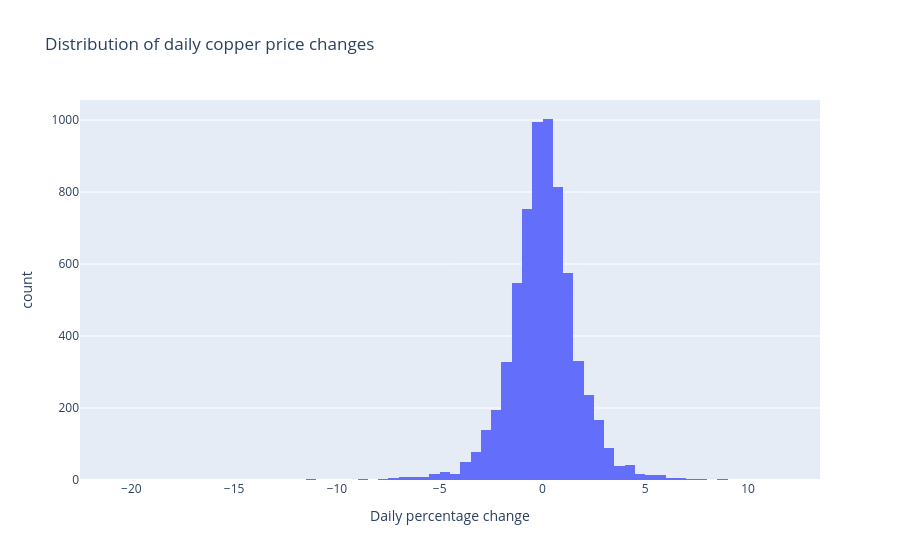
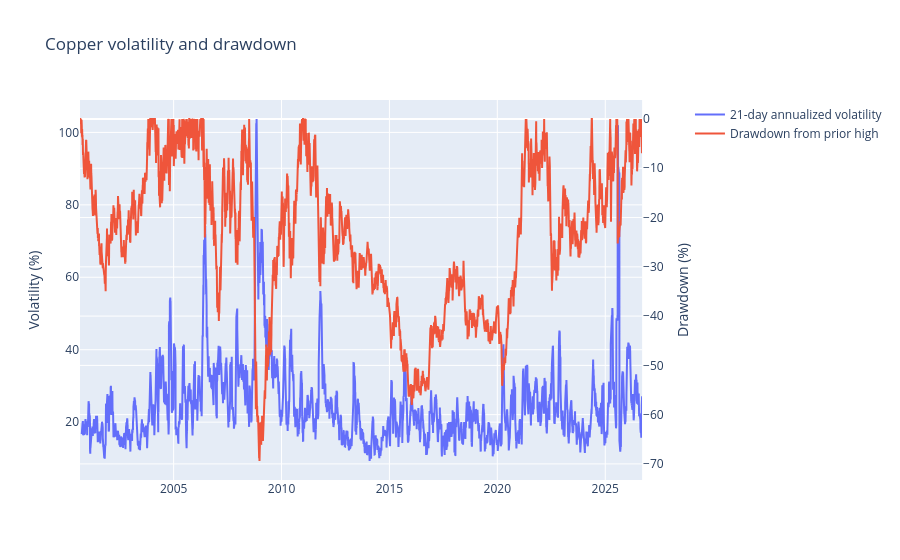

Here is the notebook cell these charts were saved with, in order:
### Markdown cell above
## 7. Analyze Returns and Volatility

A return is a day-to-day price change. Volatility measures how much those changes vary. Large moves are worth noticing because they show periods where a simple future forecast may be less reliable.

### Code cell
return_frame = copper.dropna(subset=["daily_pct_return", "daily_log_return"]).copy()
large_move_threshold = return_frame["daily_pct_return"].abs().quantile(0.99)
large_moves = return_frame.loc[
    return_frame["daily_pct_return"].abs() >= large_move_threshold,
    ["price_usd_per_lb", "daily_pct_return", "daily_log_return"],
].sort_values("daily_pct_return", key=lambda values: values.abs(), ascending=False)

return_distribution = px.histogram(
    return_frame.reset_index(),
    x="daily_pct_return",
    nbins=80,
    title="Distribution of daily copper price changes",
    labels={"daily_pct_return": "Daily percentage change"},
)
return_distribution.show()

risk_figure = make_subplots(specs=[[{"secondary_y": True}]])
risk_figure.add_trace(
    go.Scatter(x=copper.index, y=copper["rolling_volatility_21b_pct"], name="21-day annualized volatility"),
    secondary_y=False,
)
risk_figure.add_trace(
    go.Scatter(x=copper.index, y=copper["drawdown_pct"], name="Drawdown from prior high"),
    secondary_y=True,
)
risk_figure.update_layout(title="Copper volatility and drawdown")
risk_figure.update_yaxes(title_text="Volatility (%)", secondary_y=False)
risk_figure.update_yaxes(title_text="Drawdown (%)", secondary_y=True)
risk_figure.show()

print(f"Largest-move threshold (top 1%): {large_move_threshold:.2f}%")
display(large_moves.head(10).round(3))

### Figure 1 — Plotly figure (JSON) as saved in the notebook; plotly's stock layout.template omitted (floating-point values rounded to 4 significant figures; data arrays with more than 128 entries replaced by an {"elided": "..."} marker saying what was removed)
{"data": [{"bingroup": "x", "hovertemplate": "Daily percentage change=%{x}<br>count=%{y}<extra></extra>", "legendgroup": "", "marker": {"color": "#636efa", "pattern": {"shape": ""}}, "name": "", "nbinsx": 80, "orientation": "v", "showlegend": false, "type": "histogram", "x": {"elided": "6540 float values"}, "xaxis": "x", "yaxis": "y"}], "layout": {"barmode": "relative", "legend": {"tracegroupgap": 0}, "title": {"text": "Distribution of daily copper price changes"}, "xaxis": {"anchor": "y", "domain": [0, 1], "title": {"text": "Daily percentage change"}}, "yaxis": {"anchor": "x", "domain": [0, 1], "title": {"text": "count"}}}}

### Figure 2 — Plotly figure (JSON) as saved in the notebook; plotly's stock layout.template omitted (floating-point values rounded to 4 significant figures; data arrays with more than 128 entries replaced by an {"elided": "..."} marker saying what was removed)
{"data": [{"name": "21-day annualized volatility", "type": "scatter", "x": {"elided": "6541 str values"}, "xaxis": "x", "y": {"elided": "6541 float values"}, "yaxis": "y"}, {"name": "Drawdown from prior high", "type": "scatter", "x": {"elided": "6541 str values"}, "xaxis": "x", "y": {"elided": "6541 float values"}, "yaxis": "y2"}], "layout": {"title": {"text": "Copper volatility and drawdown"}, "xaxis": {"anchor": "y", "domain": [0, 0.94]}, "yaxis": {"anchor": "x", "domain": [0, 1], "title": {"text": "Volatility (%)"}}, "yaxis2": {"anchor": "x", "overlaying": "y", "side": "right", "title": {"text": "Drawdown (%)"}}}}
